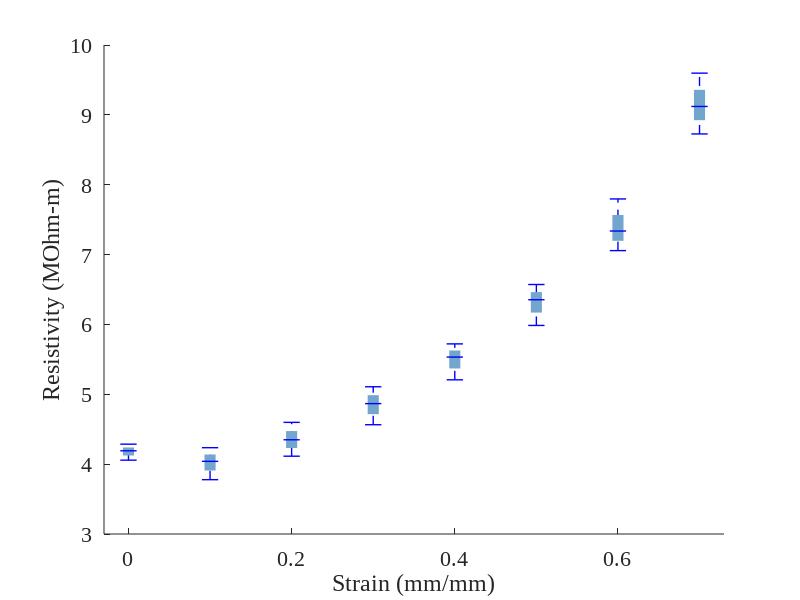

This figure's MATLAB source:
%%%%%%%%%%%%%%%%%%%%%%%%%%%%%%%%%%%%%%%%%%%%%%%%%%
%   June 12, 2020
%   Resistance vs Strain for Through-Thickness Samples
%   Jakob Thygerson
%%%%%%%%%%%%%%%%%%%%%%%%%%%%%%%%%%%%%%%%%%%%%%%%%%

clear, clc, close all

strain = [0
0.1
0.2
0.3
0.4
0.5
0.6
0.7];

L1 = [4230.518458
4235.368894
4598.142142
5107.627637
5669.720174
6503.740199
7056.628253
8726.762769]./1000;

L2 = [4057.164855
3777.630836
4113.840146
4564.307535
5206.957575
5985.465974
7158.090688
9036.616091]./1000;

L3 = [4286.094276
4107.89711
4334.308696
4927.264543
5721.431457
6571.526784
7796.2454
9597.075679]./1000;


g1 = [L1(1),L2(1),L3(1)];
std1 = std(g1);
g2 = [L1(2),L2(2),L3(2)];
std2 = std(g2);
g3 = [L1(3),L2(3),L3(3)];
std3 = std(g3);
g4 = [L1(4),L2(4),L3(4)];
std4 = std(g4);
g5 = [L1(5),L2(5),L3(5)];
std5 = std(g5);
g6 = [L1(6),L2(6),L3(6)];
std6 = std(g6);
g7 = [L1(7),L2(7),L3(7)];
std7 = std(g7);
g8 = [L1(8),L2(8),L3(8)];
std8 = std(g8);

means = [mean(g1) mean(g2) mean(g3) mean(g4) mean(g5) mean(g6) mean(g7) mean(g8)];

m = polyfit(strain',means,1);

fit = m(1).*strain+m(2);

figure, hold on
%title('Resistivity vs Strain for Through-Thickness Samples')
ylabel('Resistivity (MOhm-m)')
xlabel('Strain (mm/mm)')
xlim([-.03,.73])
set(gca,'fontname','Times New Roman');
set(gca,'fontsize',16);

%extreme line
plot([0 0], [min(g1), max(g1)],'--b','LineWidth',1)
plot([0.1 0.1],[min(g2), max(g2)],'--b','LineWidth',1)
plot([0.2 0.2],[min(g3), max(g3)],'--b','LineWidth',1)
plot([0.3 0.3],[min(g4), max(g4)],'--b','LineWidth',1)
plot([0.4 0.4],[min(g5), max(g5)],'--b','LineWidth',1)
plot([0.5 0.5],[min(g6), max(g6)],'--b','LineWidth',1)
plot([0.6 0.6],[min(g7), max(g7)],'--b','LineWidth',1)
plot([0.7 0.7],[min(g8), max(g8)],'--b','LineWidth',1)

%interquartile box
plot([0 0], [mean([max(g1),mean(g1)]), mean([min(g1),mean(g1)])],'-','LineWidth',8,'color',[.45,.65,.8])
plot([0.1 0.1], [mean([max(g2),mean(g2)]), mean([min(g2),mean(g2)])],'-b','LineWidth',8,'color',[.45,.65,.8])
plot([0.2 0.2], [mean([max(g3),mean(g3)]), mean([min(g3),mean(g3)])],'-','LineWidth',8,'color',[.45,.65,.8])
plot([0.3 0.3], [mean([max(g4),mean(g4)]), mean([min(g4),mean(g4)])],'-','LineWidth',8,'color',[.45,.65,.8])
plot([0.4 0.4], [mean([max(g5),mean(g5)]), mean([min(g5),mean(g5)])],'-','LineWidth',8,'color',[.45,.65,.8])
plot([0.5 0.5], [mean([max(g6),mean(g6)]), mean([min(g6),mean(g6)])],'-','LineWidth',8,'color',[.45,.65,.8])
plot([0.6 0.6], [mean([max(g7),mean(g7)]), mean([min(g7),mean(g7)])],'-','LineWidth',8,'color',[.45,.65,.8])
plot([0.7 0.7], [mean([max(g8),mean(g8)]), mean([min(g8),mean(g8)])],'-','LineWidth',8,'color',[.45,.65,.8])

%mean markers
w=0.01; %marker width
plot([0-w, 0+w],[mean(g1),mean(g1)],'-b','LineWidth',1)
plot([.1-w, .1+w],[mean(g2),mean(g2)],'-b','LineWidth',1)
plot([.2-w, .2+w],[mean(g3),mean(g3)],'-b','LineWidth',1)
plot([.3-w, .3+w],[mean(g4),mean(g4)],'-b','LineWidth',1)
plot([.4-w, .4+w],[mean(g5),mean(g5)],'-b','LineWidth',1)
plot([.5-w, .5+w],[mean(g6),mean(g6)],'-b','LineWidth',1)
plot([.6-w, .6+w],[mean(g7),mean(g7)],'-b','LineWidth',1)
plot([.7-w, .7+w],[mean(g8),mean(g8)],'-b','LineWidth',1)



%Extreme markers
%maximums
plot([0-w, 0+w],[max(g1),max(g1)],'-b','LineWidth',1)
plot([.1-w, .1+w],[max(g2),max(g2)],'-b','LineWidth',1)
plot([.2-w, .2+w],[max(g3),max(g3)],'-b','LineWidth',1)
plot([.3-w, .3+w],[max(g4),max(g4)],'-b','LineWidth',1)
plot([.4-w, .4+w],[max(g5),max(g5)],'-b','LineWidth',1)
plot([.5-w, .5+w],[max(g6),max(g6)],'-b','LineWidth',1)
plot([.6-w, .6+w],[max(g7),max(g7)],'-b','LineWidth',1)
plot([.7-w, .7+w],[max(g8),max(g8)],'-b','LineWidth',1)
%minimums
plot([0-w, 0+w],[min(g1),min(g1)],'-b','LineWidth',1)
plot([.1-w, .1+w],[min(g2),min(g2)],'-b','LineWidth',1)
plot([.2-w, .2+w],[min(g3),min(g3)],'-b','LineWidth',1)
plot([.3-w, .3+w],[min(g4),min(g4)],'-b','LineWidth',1)
plot([.4-w, .4+w],[min(g5),min(g5)],'-b','LineWidth',1)
plot([.5-w, .5+w],[min(g6),min(g6)],'-b','LineWidth',1)
plot([.6-w, .6+w],[min(g7),min(g7)],'-b','LineWidth',1)
plot([.7-w, .7+w],[min(g8),min(g8)],'-b','LineWidth',1)

